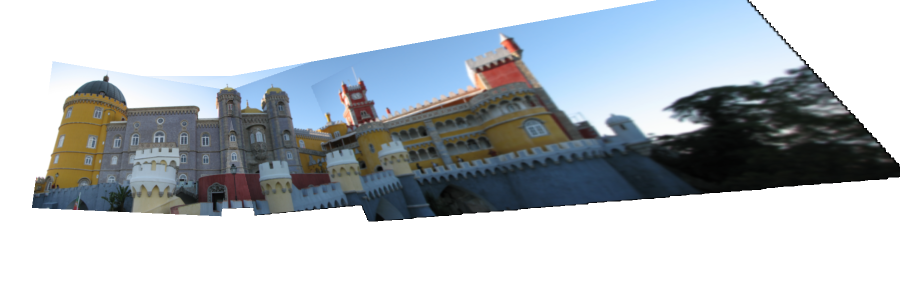
#> input picture sintra/sintra_pano.png, 1800 x 600 px, given in place of incline_L_pyr.png, which was not available (shown at 1/2 size)
$ python my_homography.py
#> lines starting #> are read from the running program, lines starting #| are printed output that depends on the picture; pictures that were not available may be replaced by others from this repository, and a replacement may not be noted
import numpy as np
import matplotlib.pyplot as plt
import cv2
import scipy
from matplotlib import pyplot as plt

#Add imports if needed:
from scipy import interpolate
import time
#end imports

#Add extra functions here:
# [142 lines left out: functions creatPanom, creatHtoImg4, whiteBackground, pyrDownImages, creatHtoImgPano, baseImageTranslation, not called in this run]

#Extra functions end

# HW functions:
def getPoints(im1,im2,N):
    """remarks N points in img 1 then matching them in img 2"""
    plt.imshow(cv2.cvtColor(im1, cv2.COLOR_GRAY2RGB))
    p1 = np.array(plt.ginput(N,0)).T
    plt.close()
    plt.imshow(cv2.cvtColor(im2, cv2.COLOR_GRAY2RGB))
    p2 = np.array(plt.ginput(N,0)).T
    plt.close()

    return p1,p2

# [182 lines left out: functions computeH, computeAffineH, warpH, imageStitching, ransacH, getPoints_SIFT, not called in this run]

if __name__ == '__main__':
    print('my_homography')

# # """2.1"""
im1 = cv2.imread('incline/incline_L_pyr.png',0)
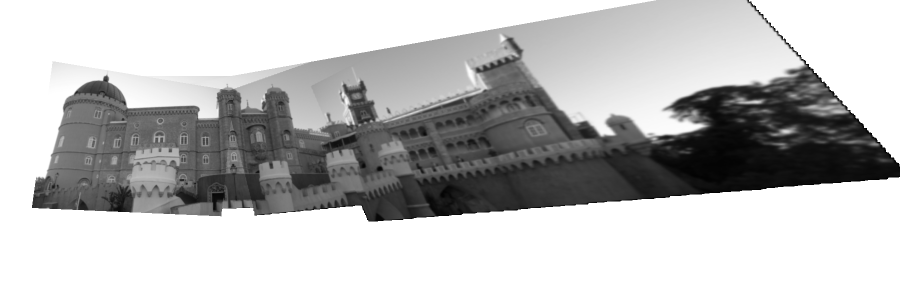
#> im1: shape (600, 1800) (shown at 1/2 size); min 0, max 255, mean 188.5
im2 = cv2.imread('incline/incline_R_pyr.png',0)
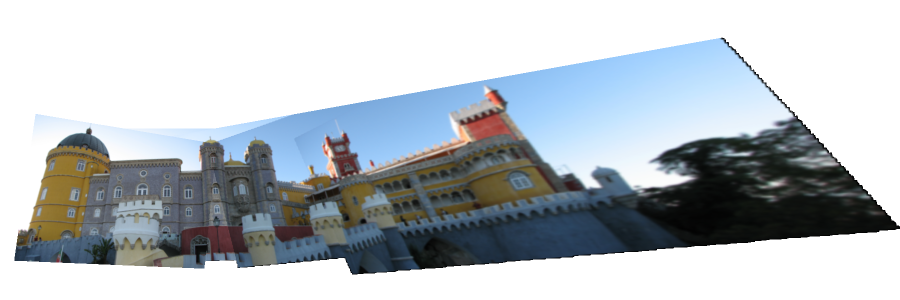
#> input picture sintra/sintra_pano_RANSAC_V1.png, 1800 x 600 px, given in place of incline_R_pyr.png, which was not available (shown at 1/2 size)
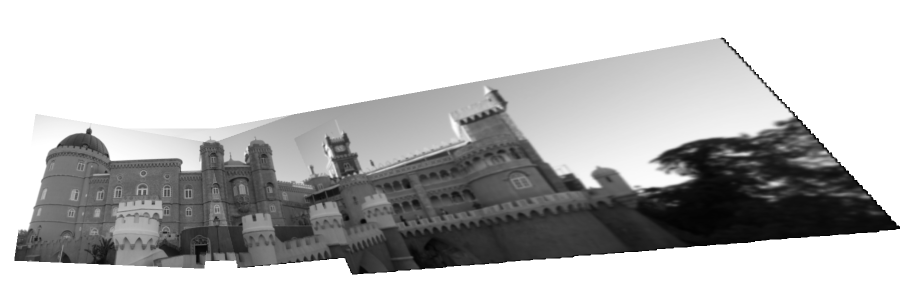
#> im2: shape (600, 1800) (shown at 1/2 size); min 0, max 255, mean 187.3
p1, p2 = getPoints(im1, im2, 3)
#> (the run stopped early here; a loop or call above may not have finished)
